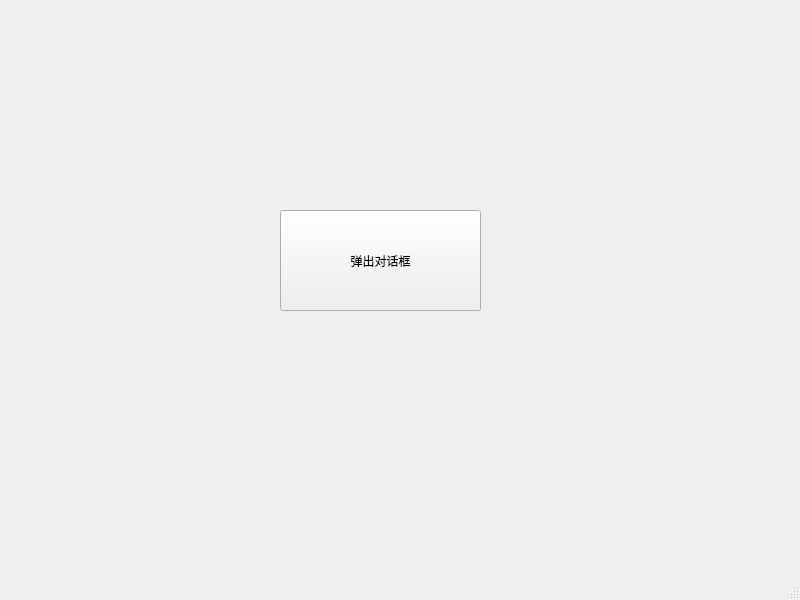
<?xml version="1.0" encoding="UTF-8"?>
<ui version="4.0">
 <class>MainWindow</class>
 <widget class="QMainWindow" name="MainWindow">
  <property name="geometry">
   <rect>
    <x>0</x>
    <y>0</y>
    <width>800</width>
    <height>600</height>
   </rect>
  </property>
  <property name="windowTitle">
   <string>MainWindow</string>
  </property>
  <widget class="QWidget" name="centralwidget">
   <widget class="QPushButton" name="pushButton">
    <property name="geometry">
     <rect>
      <x>280</x>
      <y>210</y>
      <width>201</width>
      <height>101</height>
     </rect>
    </property>
    <property name="text">
     <string>弹出对话框</string>
    </property>
   </widget>
  </widget>
  <widget class="QMenuBar" name="menubar">
   <property name="geometry">
    <rect>
     <x>0</x>
     <y>0</y>
     <width>800</width>
     <height>21</height>
    </rect>
   </property>
  </widget>
  <widget class="QStatusBar" name="statusbar"/>
 </widget>
 <resources/>
 <connections/>
</ui>
